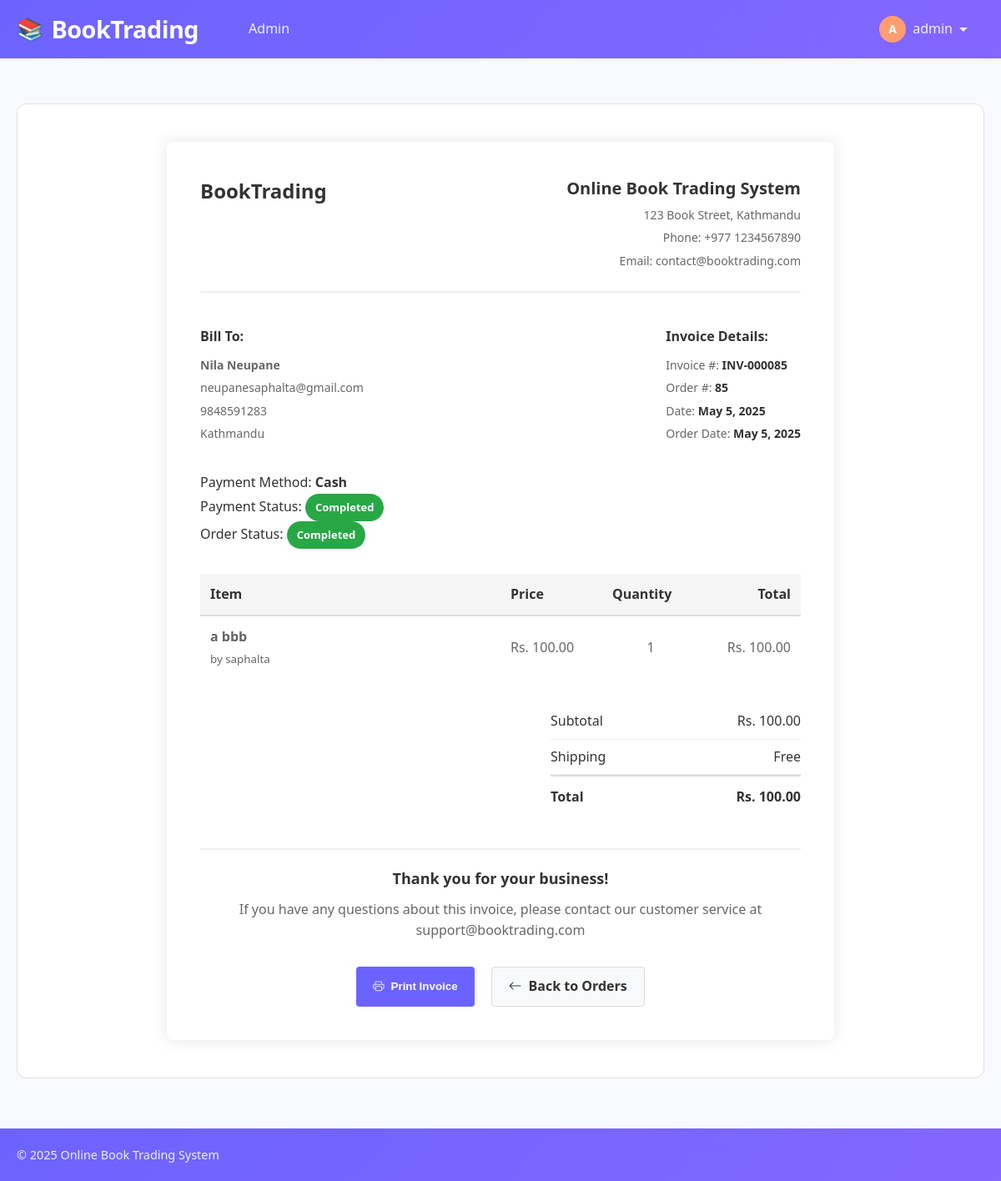
Screenshot of /invoice.php?id=85 (signed in) with the database file from the repository.
### tables this page shows
CREATE TABLE `orders` (
  `id` int(11) NOT NULL,
  `purchase_order_id` varchar(255) DEFAULT NULL,
  `user_id` int(11) NOT NULL,
  `total_amount` decimal(10,2) NOT NULL,
  `payment_method` enum('cash','khalti') NOT NULL,
  `payment_status` enum('pending','completed','failed') DEFAULT 'pending',
  `status` enum('pending','processing','completed','cancelled') DEFAULT 'pending',
  `created_at` timestamp NOT NULL DEFAULT current_timestamp(),
  `transaction_id` varchar(255) DEFAULT NULL
);

CREATE TABLE `users` (
  `id` int(11) NOT NULL,
  `name` varchar(255) NOT NULL,
  `email` varchar(255) NOT NULL,
  `phone` varchar(20) NOT NULL,
  `password` varchar(255) NOT NULL,
  `address` text DEFAULT NULL,
  `is_admin` tinyint(1) DEFAULT 0,
  `created_at` timestamp NOT NULL DEFAULT current_timestamp()
);

CREATE TABLE `order_items` (
  `id` int(11) NOT NULL,
  `order_id` int(11) NOT NULL,
  `book_id` int(11) NOT NULL,
  `quantity` int(11) NOT NULL DEFAULT 1,
  `price` decimal(10,2) NOT NULL
);

CREATE TABLE `books` (
  `id` int(11) NOT NULL,
  `title` varchar(255) NOT NULL,
  `author` varchar(255) NOT NULL,
  `description` text DEFAULT NULL,
  `price` decimal(10,2) NOT NULL,
  `image` varchar(255) DEFAULT 'default-book.jpg',
  `status` enum('available','sold','pending') DEFAULT 'available',
  `quantity` int(11) DEFAULT 1,
  `added_by` int(11) DEFAULT NULL,
  `is_old` tinyint(1) DEFAULT 0,
  `created_at` timestamp NOT NULL DEFAULT current_timestamp()
);

### includes/functions.php (called while the page is built, shortened)
<?php
function isAdmin() {
    return isset($_SESSION['is_admin']) && $_SESSION['is_admin'] == 1;
}
?>

### invoice.php (the view, shortened to what this page needs)
<?php
require_once 'includes/header.php';
$orderId = isset($_GET['id']) ? (int)$_GET['id'] : 0;
$query = "SELECT o.*, u.name as user_name, u.email, u.phone, u.address
          FROM orders o
          JOIN users u ON o.user_id = u.id
          WHERE o.id = $orderId";
$result = mysqli_query($conn, $query);
$order = mysqli_fetch_assoc($result);
$query = "SELECT oi.*, b.title, b.author FROM order_items oi
          JOIN books b ON oi.book_id = b.id
          WHERE oi.order_id = $orderId";
$result = mysqli_query($conn, $query);
$items = [];
while ($row = mysqli_fetch_assoc($result)) {
    $items[] = $row;
}
$subtotal = 0;
foreach ($items as $item) {
    $subtotal += $item['price'] * $item['quantity'];
}
$orderDate = date('F j, Y', strtotime($order['created_at']));
$invoiceDate = date('F j, Y');
?>
<div class="invoice-container">
    <div class="invoice-header">
        <div class="invoice-logo">
            BookTrading
        </div>
        <div class="invoice-company">
            <h3>Online Book Trading System</h3>
            <p>123 Book Street, Kathmandu</p>
            <p>Phone: +977 1234567890</p>
            <p>Email: contact@booktrading.com</p>
        </div>
    </div>
    <div class="invoice-details">
        <div class="invoice-details-left">
            <h4>Bill To:</h4>
            <p><strong><?php echo $order['user_name']; ?></strong></p>
            <p><?php echo $order['email']; ?></p>
            <p><?php echo $order['phone']; ?></p>
            <p><?php echo $order['address']; ?></p>
        </div>
        <div class="invoice-details-right">
            <h4>Invoice Details:</h4>
            <p>Invoice #: <span class="invoice-id">INV-<?php echo str_pad($orderId, 6, '0', STR_PAD_LEFT); ?></span></p>
            <p>Order #: <span class="invoice-id"><?php echo $orderId; ?></span></p>
            <p>Date: <span class="invoice-date"><?php echo $invoiceDate; ?></span></p>
            <p>Order Date: <span class="invoice-date"><?php echo $orderDate; ?></span></p>
        </div>
    </div>
    <div class="payment-status">
        <p>Payment Method: <strong><?php echo ucfirst($order['payment_method']); ?></strong></p>
        <p>
            Payment Status:
            <span class="status-badge status-<?php echo $order['payment_status']; ?>">
                <?php echo ucfirst($order['payment_status']); ?>
            </span>
        </p>
        <p>
            Order Status:
            <span class="status-badge status-<?php echo $order['status'] === 'completed' ? 'completed' : ($order['status'] === 'pending' ? 'pending' : 'failed'); ?>">
                <?php echo ucfirst($order['status']); ?>
            </span>
        </p>
    </div>
    <table class="invoice-items">
        <thead>
            <tr>
                <th width="50%">Item</th>
                <th>Price</th>
                <th class="item-quantity">Quantity</th>
                <th class="text-right">Total</th>
            </tr>
        </thead>
        <tbody>
            <?php foreach ($items as $item): ?>
                <tr>
                    <td>
                        <strong><?php echo $item['title']; ?></strong><br>
                        <small>by <?php echo $item['author']; ?></small>
                    </td>
                    <td>Rs. <?php echo number_format($item['price'], 2); ?></td>
                    <td class="item-quantity"><?php echo $item['quantity']; ?></td>
                    <td class="text-right">Rs. <?php echo number_format($item['price'] * $item['quantity'], 2); ?></td>
                </tr>
            <?php endforeach; ?>
        </tbody>
    </table>
    <div class="invoice-totals">
        <div class="totals-table">
            <div class="totals-row">
                <span>Subtotal</span>
                <span>Rs. <?php echo number_format($subtotal, 2); ?></span>
            </div>
            <div class="totals-row">
                <span>Shipping</span>
                <span>Free</span>
            </div>
            <div class="totals-row">
                <span>Total</span>
                <span>Rs. <?php echo number_format($subtotal, 2); ?></span>
            </div>
        </div>
    </div>
    <div class="invoice-footer">
        <p class="thank-you">Thank you for your business!</p>
        <p>If you have any questions about this invoice, please contact our customer service at support@booktrading.com</p>
    </div>
    <div class="invoice-actions no-print">
        <button class="btn-print" onclick="window.print();">
            <i class="bi bi-printer"></i> Print Invoice
        </button>
        <a href="<?php echo isAdmin() ? 'admin/orders.php' : 'user/orders.php'; ?>" class="btn-back">
            <i class="bi bi-arrow-left"></i> Back to Orders
        </a>
    </div>
</div>
<?php require_once 'includes/footer.php'; ?>

### assets/css/style.css (style rules this page uses)
body { font-family: 'Segoe UI', Tahoma, Geneva, Verdana, sans-serif; background-color: #f8f9fa; }

### includes/header.php (style rules this page uses)
:root { --primary-color: #6c63ff; --secondary-color: #ff9d72; --accent-color: #ff6584; --success-color: #4caf50; --light-color: #f8f9ff; --dark-color: #2c2c54; --gray-light: #f0f2f9; --gray-medium: #e0e0e0; --gray-dark: #a0a0a0; --text-primary: #333333; --text-secondary: #666666; --font-primary: 'Poppins', 'Segoe UI', Tahoma, sans-serif; --radius: 12px; --radius-sm: 6px; --transition: all 0.3s ease; }
* { box-sizing: border-box; margin: 0; padding: 0; }
body { font-family: var(--font-primary); line-height: 1.6; color: var(--text-primary); background-color: var(--light-color); min-height: 100vh; }

### invoice.php (style rules this page uses)
.invoice-container { max-width: 800px; margin: 20px auto; background: #fff; border-radius: 8px; box-shadow: 0 0 20px rgba(0, 0, 0, 0.1); padding: 40px; }
.invoice-header { display: flex; justify-content: space-between; margin-bottom: 40px; border-bottom: 2px solid #f0f0f0; padding-bottom: 20px; }
.invoice-logo { font-size: 24px; font-weight: bold; color: #333; }
.invoice-company { text-align: right; }
.invoice-company h3 { margin: 0; font-size: 20px; color: #333; }
.invoice-company p { margin: 5px 0; color: #666; font-size: 14px; }
.invoice-details { display: flex; justify-content: space-between; margin-bottom: 30px; }
.invoice-details-left h4, .invoice-details-right h4 { font-size: 16px; margin-bottom: 10px; color: #333; }
.invoice-details-left p, .invoice-details-right p { margin: 5px 0; color: #666; font-size: 14px; }
.invoice-id, .invoice-date { color: #333; font-weight: bold; }
.invoice-items { width: 100%; border-collapse: collapse; margin-bottom: 30px; }
.invoice-items th { background-color: #f5f5f5; padding: 12px; text-align: left; font-weight: 600; color: #333; border-bottom: 2px solid #ddd; }
.invoice-items td { padding: 12px; border-bottom: 1px solid #eee; color: #666; }
.invoice-items tr:last-child td { border-bottom: none; }
.invoice-items .text-right { text-align: right; }
.item-quantity { text-align: center; }
.invoice-totals { display: flex; justify-content: flex-end; margin-bottom: 40px; }
.totals-table { width: 300px; }
.totals-row { display: flex; justify-content: space-between; padding: 8px 0; border-bottom: 1px solid #eee; }
.totals-row:last-child { border-top: 2px solid #ddd; border-bottom: none; padding-top: 12px; font-weight: bold; font-size: 16px; }
.payment-status { margin-bottom: 30px; }
.status-badge { display: inline-block; padding: 6px 12px; border-radius: 20px; color: white; font-weight: 600; font-size: 13px; }
.status-completed { background-color: #28a745; }
.invoice-footer { text-align: center; margin-top: 40px; padding-top: 20px; border-top: 2px solid #f0f0f0; color: #666; }
.thank-you { font-size: 18px; font-weight: 600; margin-bottom: 10px; color: #333; }
.invoice-actions { display: flex; justify-content: center; margin-top: 30px; }
.btn-print, .btn-download, .btn-back { padding: 10px 20px; margin: 0 10px; border-radius: 4px; cursor: pointer; font-weight: 600; text-decoration: none; display: inline-flex; align-items: center; }
.btn-print { background-color: #6c63ff; color: white; border: none; }
.btn-back { background-color: #f8f9fa; color: #333; border: 1px solid #ddd; }
.btn-print i, .btn-download i, .btn-back i { margin-right: 8px; }

### includes/footer.php (style rules this page uses)
html, body { height: 100%; }
body { display: flex; flex-direction: column; min-height: 100vh; }

### rows the page displays
orders: user.name "Nila Neupane", user.email "neupanesaphalta@gmail.com", user.phone "9848591283", user.address "Kathmandu", created_at "May 5, 2025", payment_method "Cash", payment_status "Completed", status "Completed"
order_items: book.title "a bbb", book.author "saphalta", price "100.00", quantity "1", $item['price']*$item['quantity'] "100.00"

### other values shown
substr($_SESSION['user_name'], 0, 1) "A"
$_SESSION['user_name'] "admin"
str_pad($orderId, 6, '0', STR_PAD_LEFT) "000085"
$orderId "85"
$subtotal "100.00"
